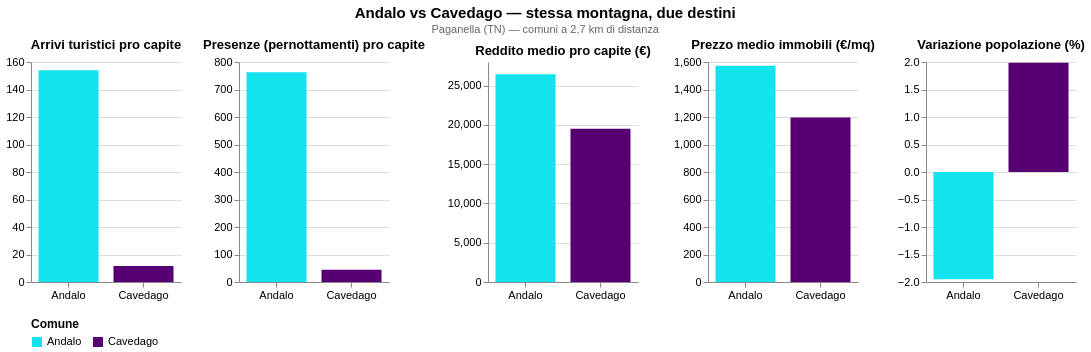

Source (Vega-Lite JSON):
### Vega-Lite specification from a JSON file in a GitHub repository (floating-point values rounded to 4 significant figures)
{"background": "transparent", "view": {"stroke": "transparent"}, "legend": {"titleFontSize": 12, "labelFontSize": 11}, "hconcat": [{"mark": {"type": "bar", "size": 60}, "encoding": {"color": {"field": "comune", "legend": {"orient": "bottom", "title": "Comune"}, "scale": {"domain": ["Andalo", "Cavedago"], "range": ["#12E3EC", "#560072"]}, "type": "nominal"}, "tooltip": [{"field": "comune", "title": "Comune", "type": "nominal"}, {"field": "cluster", "title": "Cluster", "type": "nominal"}, {"field": "arrivi_pro_capite", "format": ".2f", "title": "Arrivi turistici pro capite", "type": "quantitative"}], "x": {"axis": {"labelAngle": 0}, "field": "comune", "title": null, "type": "nominal"}, "y": {"field": "arrivi_pro_capite", "title": null, "type": "quantitative"}}, "height": 220, "title": "Arrivi turistici pro capite", "width": 150}, {"mark": {"type": "bar", "size": 60}, "encoding": {"color": {"field": "comune", "legend": {"orient": "bottom", "title": "Comune"}, "scale": {"domain": ["Andalo", "Cavedago"], "range": ["#12E3EC", "#560072"]}, "type": "nominal"}, "tooltip": [{"field": "comune", "title": "Comune", "type": "nominal"}, {"field": "cluster", "title": "Cluster", "type": "nominal"}, {"field": "presenze_pro_capite", "format": ".2f", "title": "Presenze (pernottamenti) pro capite", "type": "quantitative"}], "x": {"axis": {"labelAngle": 0}, "field": "comune", "title": null, "type": "nominal"}, "y": {"field": "presenze_pro_capite", "title": null, "type": "quantitative"}}, "height": 220, "title": "Presenze (pernottamenti) pro capite", "width": 150}, {"mark": {"type": "bar", "size": 60}, "encoding": {"color": {"field": "comune", "legend": {"orient": "bottom", "title": "Comune"}, "scale": {"domain": ["Andalo", "Cavedago"], "range": ["#12E3EC", "#560072"]}, "type": "nominal"}, "tooltip": [{"field": "comune", "title": "Comune", "type": "nominal"}, {"field": "cluster", "title": "Cluster", "type": "nominal"}, {"field": "reddito_medio_pro_capite", "format": ".2f", "title": "Reddito medio pro capite (€)", "type": "quantitative"}], "x": {"axis": {"labelAngle": 0}, "field": "comune", "title": null, "type": "nominal"}, "y": {"field": "reddito_medio_pro_capite", "title": null, "type": "quantitative"}}, "height": 220, "title": "Reddito medio pro capite (€)", "width": 150}, {"mark": {"type": "bar", "size": 60}, "encoding": {"color": {"field": "comune", "legend": {"orient": "bottom", "title": "Comune"}, "scale": {"domain": ["Andalo", "Cavedago"], "range": ["#12E3EC", "#560072"]}, "type": "nominal"}, "tooltip": [{"field": "comune", "title": "Comune", "type": "nominal"}, {"field": "cluster", "title": "Cluster", "type": "nominal"}, {"field": "PMP", "format": ".2f", "title": "Prezzo medio immobili (€/mq)", "type": "quantitative"}], "x": {"axis": {"labelAngle": 0}, "field": "comune", "title": null, "type": "nominal"}, "y": {"field": "PMP", "title": null, "type": "quantitative"}}, "height": 220, "title": "Prezzo medio immobili (€/mq)", "width": 150}, {"mark": {"type": "bar", "size": 60}, "encoding": {"color": {"field": "comune", "legend": {"orient": "bottom", "title": "Comune"}, "scale": {"domain": ["Andalo", "Cavedago"], "range": ["#12E3EC", "#560072"]}, "type": "nominal"}, "tooltip": [{"field": "comune", "title": "Comune", "type": "nominal"}, {"field": "cluster", "title": "Cluster", "type": "nominal"}, {"field": "variazione_pop_pct_media", "format": ".2f", "title": "Variazione popolazione (%)", "type": "quantitative"}], "x": {"axis": {"labelAngle": 0}, "field": "comune", "title": null, "type": "nominal"}, "y": {"field": "variazione_pop_pct_media", "title": null, "type": "quantitative"}}, "height": 220, "title": "Variazione popolazione (%)", "width": 150}], "config": {"axis": {"labelFontSize": 11, "titleFontSize": 12}, "background": "transparent", "legend": {"titleFontSize": 12, "labelFontSize": 11}, "view": {"stroke": "transparent"}}, "data": {"name": "data-884d82423d2df5ee9c0fe96f3261757d"}, "resolve": {"scale": {"color": "shared"}}, "title": {"text": "Andalo vs Cavedago — stessa montagna, due destini", "anchor": "middle", "fontSize": 15, "fontWeight": "bold", "subtitle": "Paganella (TN) — comuni a 2,7 km di distanza", "subtitleColor": "#666666", "subtitleFontSize": 11}, "$schema": "https://vega.github.io/schema/vega-lite/v5.20.1.json", "datasets": {"data-884d82423d2df5ee9c0fe96f3261757d": [{"comune": "Andalo", "cluster": "Aree ad altissima intensità turistica", "arrivi_pro_capite": 153.9, "presenze_pro_capite": 762.7, "reddito_medio_pro_capite": 26450.0, "PMP": 1573.0, "variazione_pop_pct_media": -1.949, "colore": "#12E3EC"}, {"comune": "Cavedago", "cluster": "Aree isolate a vocazione Turistica", "arrivi_pro_capite": 11.72, "presenze_pro_capite": 44.34, "reddito_medio_pro_capite": 19500.0, "PMP": 1196.0, "variazione_pop_pct_media": 1.984, "colore": "#560072"}]}}
